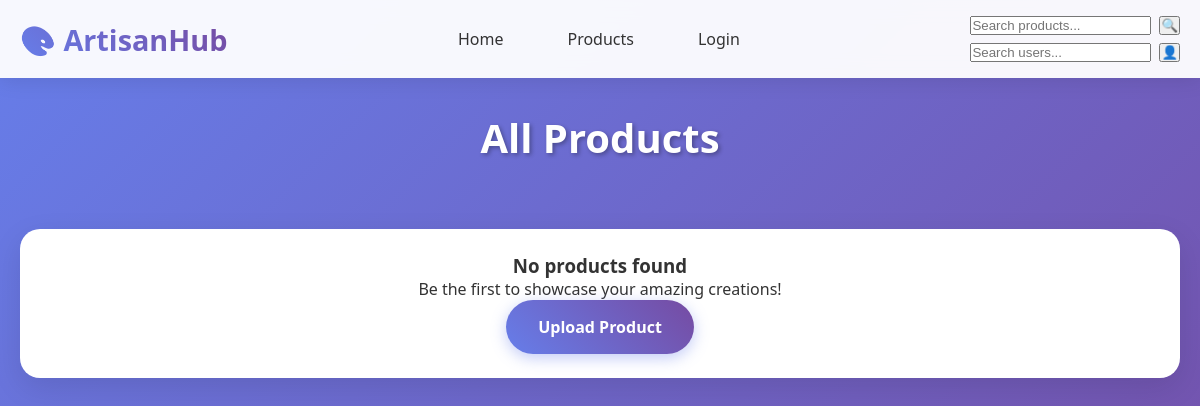
The page /products on the database as committed earlier.
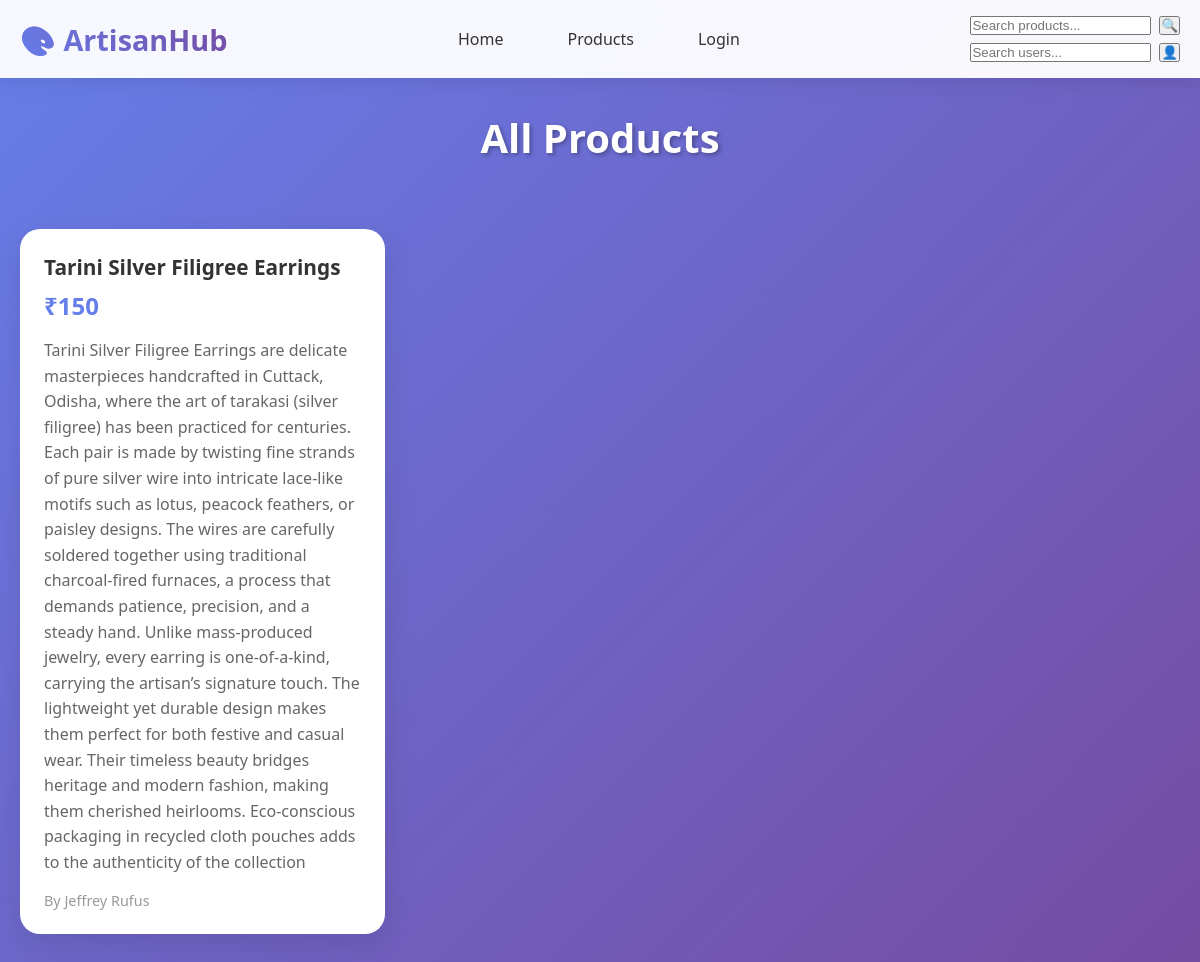
The same page on the database as committed later.
### app_shop.py (models this page shows)
class Product(Base):
    __tablename__ = "products"
    id = Column(Integer, primary_key=True, index=True)
    name = Column(String, index=True)
    details = Column(Text)
    price = Column(String)
    image_path = Column(String)
    user_id = Column(Integer, ForeignKey("users.id"))
    user = relationship("User", back_populates="products")
    __table_args__ = (UniqueConstraint('user_id', 'name', name='unique_user_product'),)

class User(Base):
    __tablename__ = "users"
    id = Column(Integer, primary_key=True, index=True)
    username = Column(String, unique=True, index=True)
    password = Column(String)
    is_admin = Column(Boolean, default=False)
    session_id = Column(String, unique=True, nullable=True)
    products = relationship("Product", back_populates="user")

### app_shop.py (the view)
@app.get("/products", response_class=HTMLResponse)
async def all_products(
    request: Request,
    db: Session = Depends(get_db),
    current_user: User = Depends(get_current_user)
):
    products = db.query(Product).order_by(Product.id.desc()).all()
    tpl = env.get_template("products.html")
    return tpl.render(
        title="All Products - ArtisanHub",
        products=products,
        current_user=current_user
    )

### shop_data/templates/products.html (shortened to what this page needs)
{% extends 'base.html' %}
{% block content %}
<div class="container">
    <h1 class="page-title">All Products</h1>
    <div class="grid">
        {% for p in products %}
        <div class="card product">
            <h3>{{ p.name }}</h3>
            <div class="price">₹{{ p.price }}</div>
            <p>{{ p.details }}</p>
            <div class="author">By {{ p.user.username }}</div>
        </div>
        {% endfor %}
        {% if products|length == 0 %}
        <div class="card" style="text-align: center; grid-column: 1/-1;">
            <h3>No products found</h3>
            <p>Be the first to showcase your amazing creations!</p>
            <a href="/upload" class="btn">Upload Product</a>
        </div>
        {% endif %}
    </div>
</div>
{% endblock %}

Rows that differ between the two databases and show on the page:
added Product: name "Tarini Silver Filigree Earrings", price "150", details "Tarini Silver Filigree Earrings are delicate masterpieces handcrafted in Cuttack, Odisha, where the art of tarakasi (silver filigree) has been practiced for centuries. Each pair is made by twisting fine strands of pure silver wire into intricate lace-like motifs such as lotus, peacock feathers, or paisley designs. The wires are carefully soldered together using traditional charcoal-fired furnaces, a process that demands patience, precision, and a steady hand. Unlike mass-produced jewelry, every earring is one-of-a-kind, carrying the artisan’s signature touch. The lightweight yet durable design makes them perfect for both festive and casual wear. Their timeless beauty bridges heritage and…", user.username "Jeffrey Rufus"
Other text that changed with them:
text no longer shown: "No products found Be the first to showcase your amazing creations! Upload Product"
